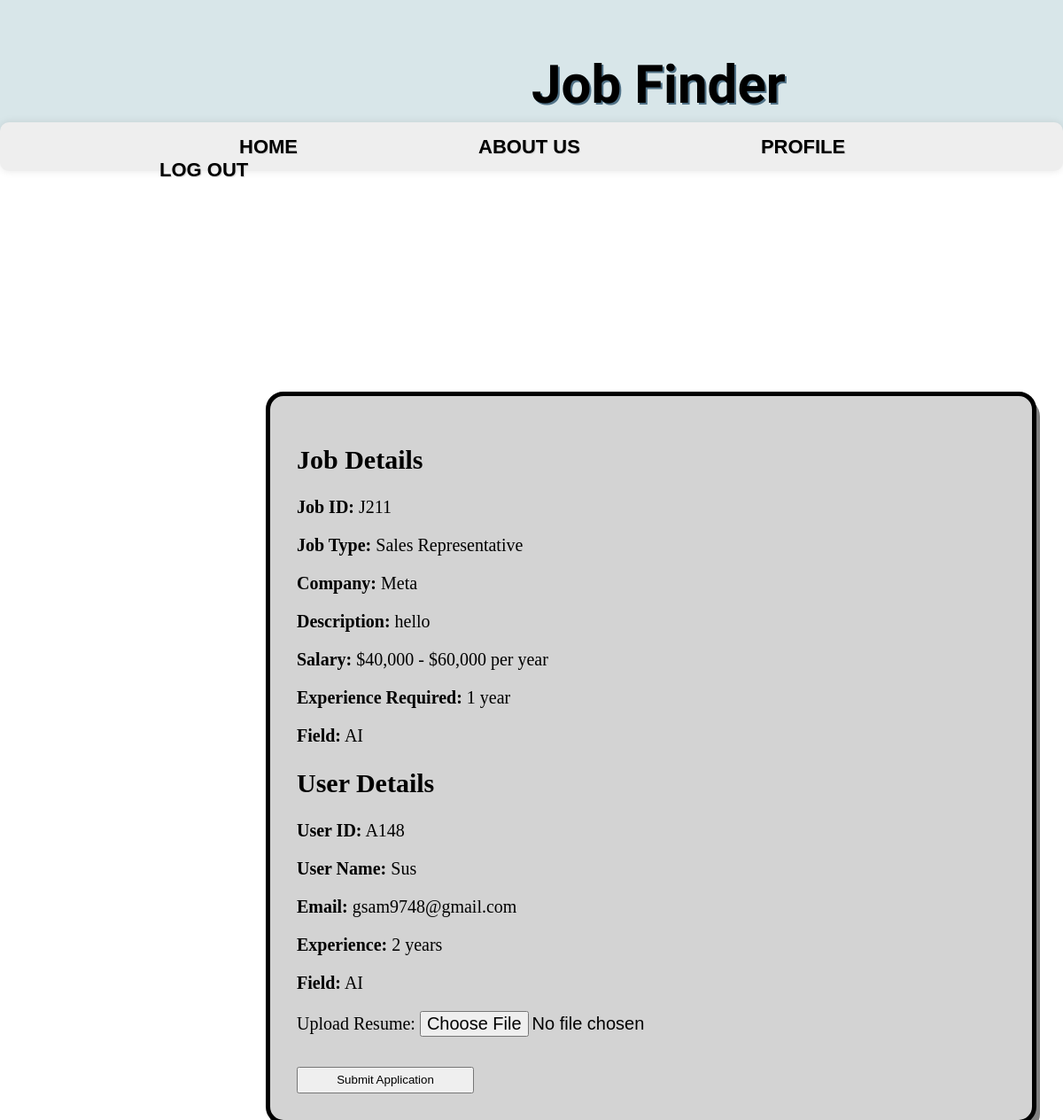
Screenshot of /enrollment.php?jobid=J211 (signed in) with the database file from the repository.
### tables this page shows
CREATE TABLE `jobs` (
  `company` varchar(50) NOT NULL,
  `job_type` varchar(50) NOT NULL,
  `branch` varchar(20) NOT NULL,
  `salary` varchar(30) NOT NULL,
  `description` varchar(300) NOT NULL,
  `jexp` varchar(30) NOT NULL,
  `jfield` varchar(100) NOT NULL,
  `jobid` varchar(30) NOT NULL
);

CREATE TABLE `udet` (
  `uname` varchar(30) NOT NULL,
  `email` varchar(50) NOT NULL,
  `qua` varchar(30) NOT NULL,
  `gender` varchar(10) NOT NULL,
  `dob` date NOT NULL,
  `age` int(22) NOT NULL,
  `address` varchar(100) NOT NULL,
  `phno` bigint(20) NOT NULL,
  `password` varchar(100) NOT NULL,
  `uid` varchar(10) NOT NULL,
  `exp` varchar(20) NOT NULL,
  `field` varchar(50) NOT NULL,
  `resume_path` varchar(800) NOT NULL
);

### enrollment.php (the view, shortened to what this page needs)
<?php
$db_user = "root";
$db_password = "";
$db_name = "addemps";
$conn = new mysqli("localhost", $db_user, $db_password, $db_name);
$jobid = isset($_GET['jobid']) ? $_GET['jobid'] : '';
if (!empty($jobid)) {
    $jobQuery = "SELECT * FROM jobs WHERE jobid = '$jobid'";
    $jobResult = $conn->query($jobQuery);
    if ($jobResult->num_rows > 0) {
        $jobRow = $jobResult->fetch_assoc();
    }
}
$uid = $_SESSION['uid'];
$userQuery = "SELECT * FROM udet WHERE uid = '$uid'";
$userResult = $conn->query($userQuery);
if ($userResult->num_rows > 0) {
    $userRow = $userResult->fetch_assoc();
}
$canEnroll = false;
$isEnrolled = false;
if (!empty($jobRow) && !empty($userRow)) {
    if ($userRow['exp'] >= $jobRow['jexp']) {
        $canEnroll = true;
    }
}
?>
<!DOCTYPE html>
<html lang="en">
<head>
    <link rel="stylesheet" href="index.css">
</head>
<body>
    <div class="top">
        <p class="heading">Job Finder</p>
    </div>
    <div class="navbar">
        <a href="ulogged.php" class="ah" style="margin-left:250px;">HOME</a>
        <a href="uabt.php" class="ah">ABOUT US</a>
        <a href="upage.php" class="ah">PROFILE</a>
        <a href="logout.php" class="ah">LOG OUT</a>
    </div>
    <div class="form-container">
        <h2>Job Details</h2>
        <?php if (!empty($jobRow)) : ?>
            <p><strong>Job ID:</strong> <?php echo $jobRow['jobid']; ?></p>
            <p><strong>Job Type:</strong> <?php echo $jobRow['job_type']; ?></p>
            <p><strong>Company:</strong> <?php echo $jobRow['company']; ?></p>
            <p><strong>Description:</strong> <?php echo $jobRow['description']; ?></p>
            <p><strong>Salary:</strong> <?php echo $jobRow['salary']; ?></p>
            <p><strong>Experience Required:</strong> <?php echo $jobRow['jexp']; ?></p>
            <p><strong>Field:</strong> <?php echo $jobRow['jfield']; ?></p>
        <?php else : ?>
            <p>No job details available.</p>
        <?php endif; ?>
        <h2>User Details</h2>
        <?php if (!empty($userRow)) : ?>
            <p><strong>User ID:</strong> <?php echo $userRow['uid']; ?></p>
            <p><strong>User Name:</strong> <?php echo $userRow['uname']; ?></p>
            <p><strong>Email:</strong> <?php echo $userRow['email']; ?></p>
            <p><strong>Experience:</strong> <?php echo $userRow['exp']; ?></p>
            <p><strong>Field:</strong> <?php echo $userRow['field']; ?></p>
        <?php else : ?>
            <p>No user details available.</p>
        <?php endif; ?>
        <?php if ($canEnroll && !$isEnrolled) : ?>
            <form action="submit_application.php" method="post" enctype="multipart/form-data">
                <label for="resume">Upload Resume:</label>
                <input type="file" id="resume" name="resume" accept=".pdf,.doc,.docx" required>
                <br><br>
                <button type="submit">Submit Application</button>
            </form>
        <?php elseif ($isEnrolled) : ?>
            <p style="background-color: lightgreen;padding: 20px;">You are already enrolled in this job.</p>
        <?php else : ?>
            <p>You don't meet the required experience for this job.</p>
        <?php endif; ?>
    </div>
</body>
</html>

### index.css (style rules this page uses)
.top { width: 100%; height: 150px; background-color: rgb(216, 230, 233); position: fixed; top: 0; left: 0; z-index: 1; display: flex; box-shadow: 0 0 10px rgba(0, 0, 0, 0.1); }
.heading { padding-left: 600px; font-size: 60px; font-family: "Comfortaa", sans-serif; font-weight: 700; text-shadow: 2px 2px rgb(80, 113, 134); }
.navbar { height: 40px; width: 100%; position: fixed; padding-top: 15px; left: 0; background-color: rgb(238, 238, 238); margin-top: 130px; border-radius: 10px; z-index: 1; border: none; box-shadow: 0 0 10px rgba(0, 0, 0, 0.1); }
.ah { text-decoration: none; font-family: "Trebuchet MS", "Lucida Sans Unicode", "Lucida Grande", "Lucida Sans", Arial, sans-serif; margin-left: 160px; color: black; text-shadow: 1px 1px 1px lightgrey; font-weight: 700; font-size: 22px; padding: 10px; padding-left: 20px; padding-right: 20px; }
input { height: 40px; width: 450px; font-size: 20px; }
button { height: 30px; width: 200px; }

### enrollment.php (style rules this page uses)
.form-container { position:absolute; top:35%; width:800px; left:25%; font-size:20px; background-color: lightgrey; padding:30px; border: 5px solid black; box-shadow: 4px 8px grey; border-radius: 20px; }

### rows the page displays
jobs: jobid "J211", job_type "Sales Representative", company "Meta", description "hello", salary "$40,000 - $60,000 per year", jexp "1 year", jfield "AI"
udet: uid "A148", uname "Sus", email "gsam9748@gmail.com", exp "2 years", field "AI"
